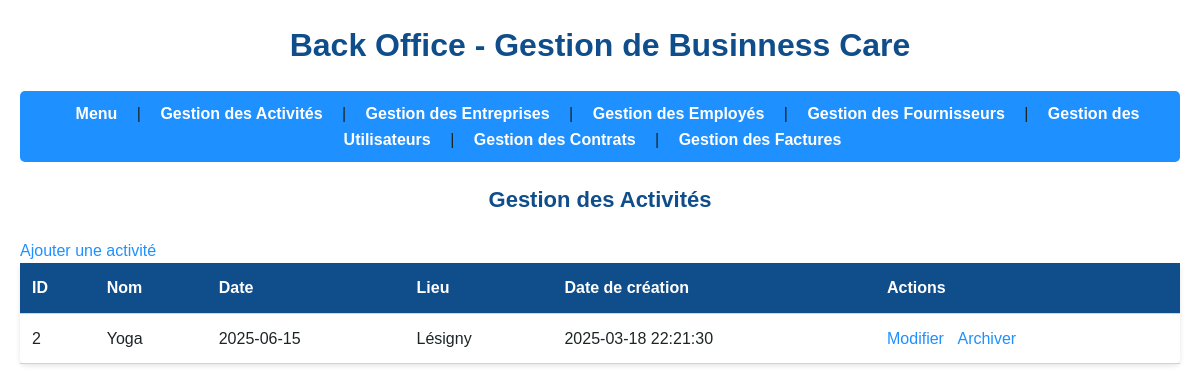
The page /pages/activities/index.php on the database its author committed.
### tables this page shows
CREATE TABLE `activities` (
  `id` int(11) NOT NULL,
  `name` varchar(100) NOT NULL COMMENT 'Nom de l''activité',
  `description` text COMMENT 'Description de l''activité',
  `date` date NOT NULL COMMENT 'Date de l''activité',
  `location` varchar(255) DEFAULT NULL COMMENT 'Lieu',
  `created_at` timestamp NOT NULL DEFAULT CURRENT_TIMESTAMP,
  `archived` tinyint(1) DEFAULT '0'
);

### pages/activities/index.php (the view, shortened to what this page needs)
<!DOCTYPE html>
<html lang="fr">
<head>
    <link rel="stylesheet" href="../../assets/style.css">
</head>
<body></body>
</html>
<?php
require_once '../../config/database.php';
$stmt = $pdo->query("SELECT * FROM activities WHERE archived = 0");
$activities = $stmt->fetchAll(PDO::FETCH_ASSOC);
?>
<?php
require_once '../../composants/nav.php';
?>
<h2>Gestion des Activités</h2>
<a href="add.php">Ajouter une activité</a>
<table>
    <tr>
        <th>ID</th>
        <th>Nom</th>
        <th>Date</th>
        <th>Lieu</th>
        <th>Date de création</th>
        <th>Actions</th>
    </tr>
    <?php foreach ($activities as $activity): ?>
        <tr>
            <td><?php echo $activity['id']; ?></td>
            <td><?php echo htmlspecialchars($activity['name']); ?></td>
            <td><?php echo $activity['date']; ?></td>
            <td><?php echo htmlspecialchars($activity['location']); ?></td>
            <td><?php echo $activity['created_at']; ?></td>
            <td>
                <a href="edit.php?id=<?php echo $activity['id']; ?>">Modifier</a>
                <a href="archive.php?id=<?php echo $activity['id']; ?>"
                    onclick="return confirm('Voulez-vous vraiment archiver?')">Archiver</a>
            </td>
        </tr>
    <?php endforeach; ?>
</table>
</body>
</html>

### assets/style.css (style rules this page uses)
* { margin: 0; padding: 0; box-sizing: border-box; font-family: Arial, sans-serif; }
:root { --bleu-principal: #1E90FF; --bleu-fonce: #104E8B; --noir: #1C2526; --gris: #D3D3D3; --blanc: #FFFFFF; --gris-fonce: #808080; }
body { background-color: var(--blanc); color: var(--noir); line-height: 1.6; padding: 20px; }
h1, h2 { color: var(--bleu-fonce); margin-bottom: 20px; }
h2 { font-size: 22px; text-align: center; }
table { width: 100%; border-collapse: collapse; background-color: var(--blanc); margin-bottom: 20px; box-shadow: 0 2px 5px rgba(0, 0, 0, 0.1); border-radius: 5px; }
th, td { padding: 12px; text-align: left; border-bottom: 1px solid var(--gris); }
th { background-color: var(--bleu-fonce); color: var(--blanc); font-weight: bold; }
td { color: var(--noir); }
td a { color: var(--bleu-principal); text-decoration: none; margin-right: 10px; }
a { color: var(--bleu-principal); text-decoration: none; }

### rows shown on the page
activities: id "2", name "Yoga", date "2025-06-15", location "Lésigny", created_at "2025-03-18 22:21:30"
